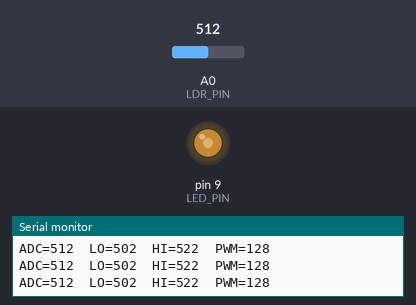
Bench run of a sketch on a simulated Arduino Uno, built with avr-gcc and run on an emulated ATmega328P. Shown: output pins drawn as LEDs (lit = HIGH), the last lines printed to the serial monitor. The inputs (shaded band) are chosen by the test bench; at power-on: A0 (LDR_PIN) = 512.

Above: at 1.2 s.
1.3 s: A0 (LDR_PIN) set to 306
At 2.6 s:
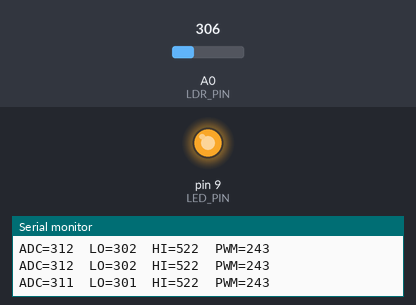
3.6 s: A0 (LDR_PIN) set to 511
At 5.8 s:
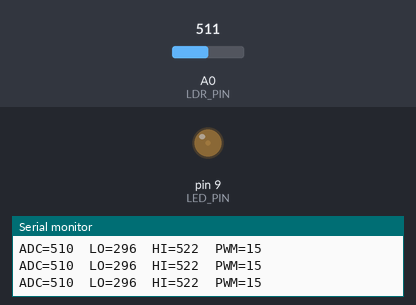
6.6 s: A0 (LDR_PIN) set to 900
At 6.87 s:
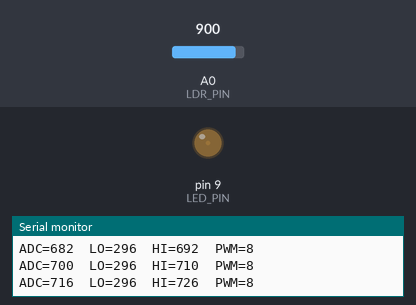
Timing chart, 0 to 9.6 s (numbered marks = the images above; inputs shaded):
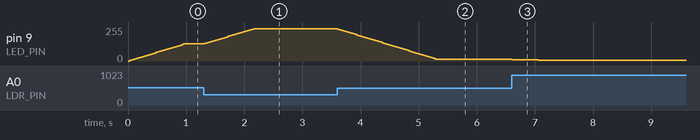

Measured:
- after the input at 1.3 s, pin 9 (LED_PIN): moves from 128/255 to 243/255 over 0.84 s, starting at once
- after the input at 3.6 s, pin 9 (LED_PIN): moves from 243/255 to 15/255 over 1.7 s, starting at once
- after the input at 6.6 s, pin 9 (LED_PIN): 15/255 → 11/255 at once, → 8/255 0.09 s later, → 5/255 0.36 s later

The sketch:

intelligent_lamp.ino
```cpp
const int LDR_PIN = A0;
const int LED_PIN = 9;

const float EMA_ALPHA = 0.08;
const uint16_t LOOP_MS = 30;
const int PWM_DEADBAND = 2;
const uint8_t SLEW_MAX = 4;

const int STARTUP_LEARN_MS = 5000;
const int TRACK_MARGIN = 10;

float filt = 0;
int pwm = 0, prevPwm = 0;
unsigned long t0;

int learnMin = 1023;
int learnMax = 0;

void setup() {
  pinMode(LED_PIN, OUTPUT);
  Serial.begin(115200);

  TCCR1B = (TCCR1B & 0b11111000) | 0x01;

  int x = analogRead(LDR_PIN);
  filt = x;
  learnMin = x;
  learnMax = x;
  t0 = millis();
}

void loop() {
  static unsigned long last = 0;
  unsigned long now = millis();
  if (now - last < LOOP_MS) return;
  last = now;

  int raw = analogRead(LDR_PIN);
  filt = filt + EMA_ALPHA * (raw - filt);
  int adc = (int)filt;

  bool fastLearn = (now - t0 < STARTUP_LEARN_MS);
  if (adc < learnMin) learnMin = adc;
  if (adc > learnMax) learnMax = adc;

  if (!fastLearn) {
    learnMin = min(learnMin, adc);
    learnMax = max(learnMax, adc);
  }

  int lo = max(0, learnMin - TRACK_MARGIN);
  int hi = min(1023, learnMax + TRACK_MARGIN);

  if (hi - lo < 10) { lo = max(0, adc - 50); hi = min(1023, adc + 50); }

  long mapped = map(adc, lo, hi, 255, 0);
  int targetPwm = (int)constrain(mapped, 0, 255);

  if (abs(targetPwm - prevPwm) <= PWM_DEADBAND) {
    targetPwm = prevPwm;
  }
  if (targetPwm > prevPwm)      pwm = min(prevPwm + SLEW_MAX, targetPwm);
  else if (targetPwm < prevPwm) pwm = max(prevPwm - SLEW_MAX, targetPwm);
  else                          pwm = prevPwm;

  analogWrite(LED_PIN, pwm);
  prevPwm = pwm;

  Serial.print("ADC=");  Serial.print(adc);
  Serial.print("  LO="); Serial.print(lo);
  Serial.print("  HI="); Serial.print(hi);
  Serial.print("  PWM=");Serial.println(pwm);
}
```
